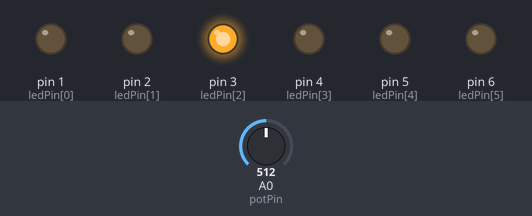
The sketch below on a simulated Arduino Uno, built with avr-gcc and run on an emulated ATmega328P. On the bench: output pins drawn as LEDs (lit = HIGH). Dashed ring = blinking. The test bench sets the inputs (shaded band); at power-on: A0 (potPin) = 512.

Above: at 1.3 s.
1.4 s: A0 (potPin) set to 0
At 1.8 s:
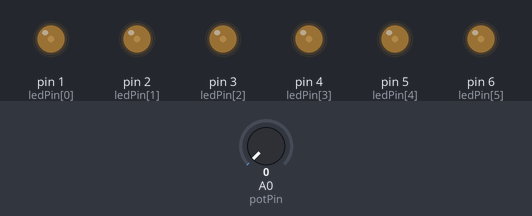
3.0 s: A0 (potPin) set to 16
At 3.49 s:
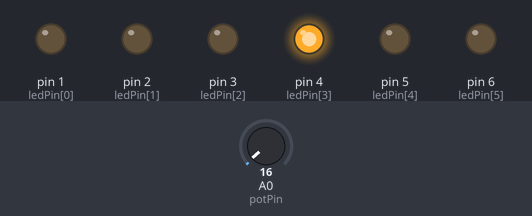
6.1 s: A0 (potPin) set to 122
At 6.17 s:
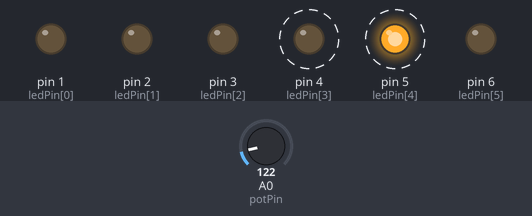
9.2 s: A0 (potPin) set to 306
At 9.43 s:
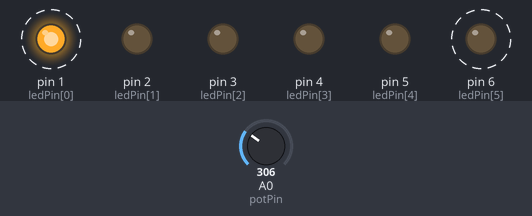
Timing chart, 0 to 13.3 s (numbered marks = the images above; inputs shaded):
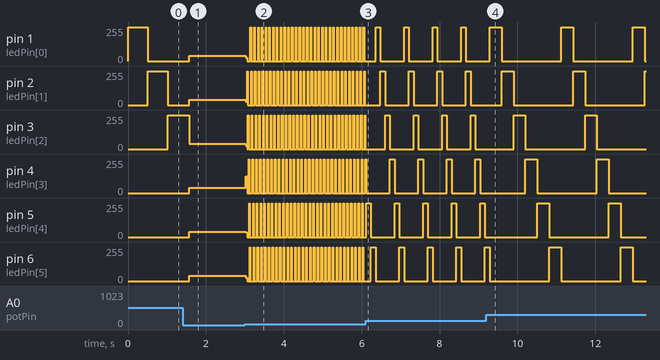

The sketch:

circular_leds_with_potentiometer.ino
```cpp
int ledPin[] = {1,2,3,4,5,6};
int potPin = A0;

void setup() {
  // put your setup code here, to run once:
  for(int i=0;i<6;i++){
    pinMode(ledPin[i], OUTPUT);
  }

}

void loop() {
  // put your main code here, to run repeatedly:
  for(int x=0;x<6;x++) {
    digitalWrite(ledPin[x], HIGH);
    delay(analogRead(potPin));
    digitalWrite(ledPin[x], LOW);
  }

}
```

Measured:
- after the input at 1.4 s, pin 1 (ledPin[0]), pin 2 (ledPin[1]), pin 6 (ledPin[5]): 0/255 → 41/255 after 0.18 s; pin 3 (ledPin[2]): 255/255 → 40/255 after 0.18 s
- after the input at 3.0 s, pin 1 (ledPin[0]): 41/255 → 23/255 at once, then repeats every 0.10 s: 0/255 0.08 s, 255/255 0.02 s; pin 2 (ledPin[1]): 41/255 → 23/255 at once, then repeats every 0.10 s: 255/255 0.02 s, 0/255 0.08 s
- after the input at 6.1 s, pin 1 (ledPin[0]): alternates 255/255 for 0.12 s and 0/255 for 0.61 s, starting after 0.26 s; pin 2 (ledPin[1]): alternates 255/255 for 0.12 s and 0/255 for 0.61 s, starting after 0.38 s
- after the input at 9.2 s, pin 1 (ledPin[0]), pin 2 (ledPin[1]): alternates 255/255 for 0.31 s and 0/255 for 1.5 s, starting after 0.39 s
